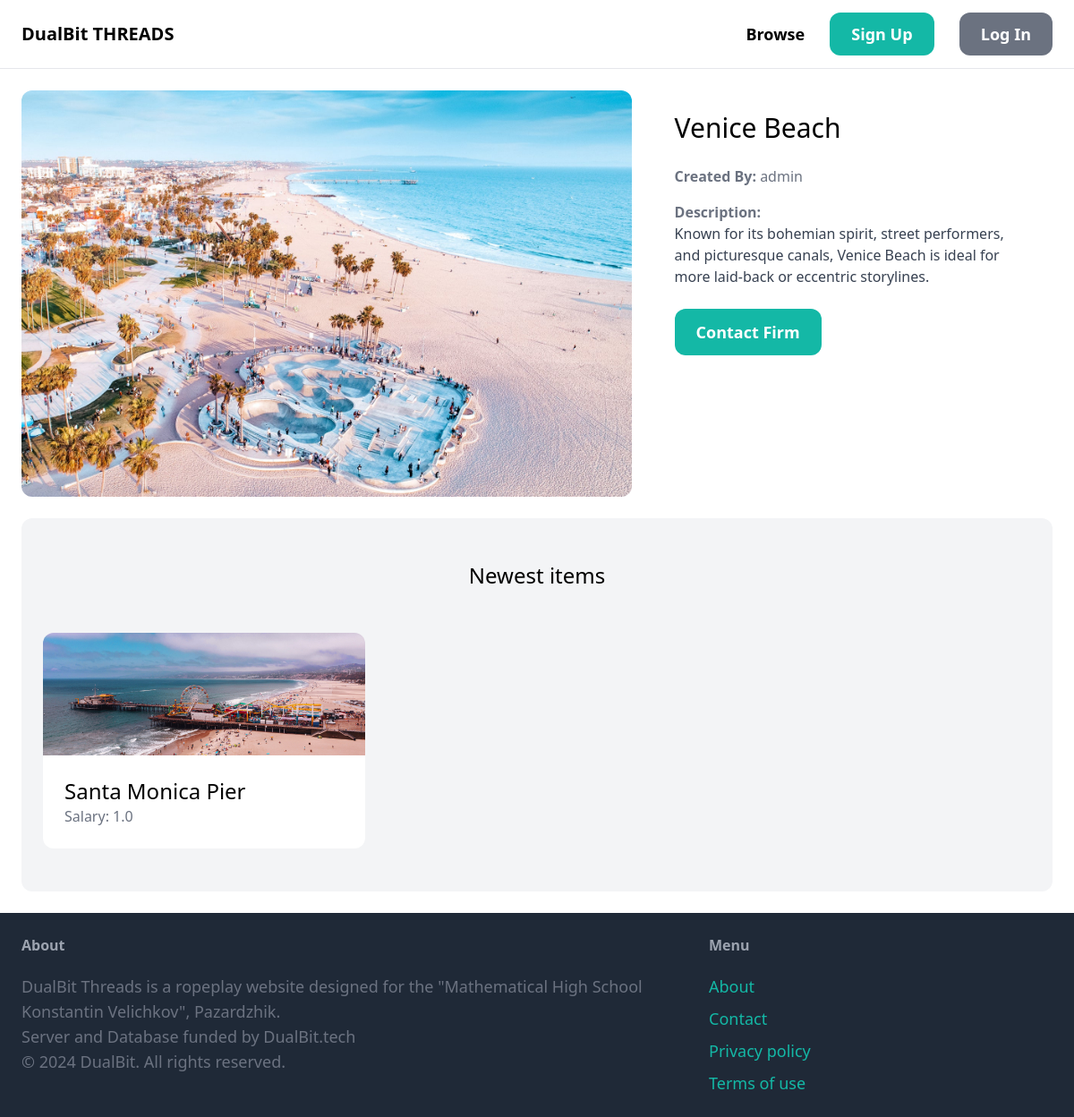
Page /items/10 on the committed database.
### item/models.py (models this page shows, shortened)
class Item(models.Model):
    category = models.ForeignKey(Category, related_name='items', on_delete=models.CASCADE)
    name = models.CharField(max_length=255)
    description = models.TextField(blank=True, null=True)
    salary = models.FloatField()
    image = models.ImageField(upload_to="item_images", blank=True, null=True)
    created_by = models.ForeignKey(User, related_name='items', on_delete=models.CASCADE)
    created_at = models.DateTimeField(auto_now_add=True)
    thread = models.ForeignKey('conversation.Thread', on_delete=models.SET_NULL, null=True, blank=True)

### item/views.py (the view)
# urls.py: path('<int:pk>', views.detail, name="detail"),
def detail(request, pk):
    item = get_object_or_404(Item, pk=pk)
    related_items = Item.objects.filter(category=item.category).exclude(pk=pk)[0:3]
    return render(request, 'item/detail.html', {
        'item': item,
        "related_items": related_items,
    })

### item/templates/item/detail.html (shortened to what this page needs)
{% extends 'core/base.html' %}
{% block content %}
<div class="grid grid-cols-5 gap-6">
    <div class="col-span-3">
        <img src="{{ item.image.url}}" class="rounded-xl">
    </div>
    <div class='col-span-2 p-6 bg-gray-1000 rounded-xl'>
        <h1 class="mb-6 text-3xl">{{ item.name }}</h1>
        <p class="mb-4 text-gray-500"><strong>Created By:</strong> {{ item.created_by.username}}</p>
        {% if item.description %}
        <p class="text-gray-700">
            <strong class="text-gray-500">Description:</strong></br>
            {{ item.description }}
        </p>
        {% endif %}
        <a href="{% url 'conversation:new' item.id%}" class="inline-block mt-6 px-6 py-3 text-lg font-semibold bg-teal-500 text-white rounded-xl hover:bg-teal-700">Contact Firm</a>
    </div>
</div>
    <div class='mt-6 px-6 py-12 bg-gray-100 rounded-xl'>
        <h2 class='mb-12 text-2xl text-center'>Newest items</h2>
        <div class="grid grid-cols-3 gap-3">
            {% for item in  related_items %}
                <div>
                    <a href="{% url 'item:detail' item.id %}">
                        <div>
                            <img src="{{ item.image.url }}" class="rounded-t-xl">
                        </div>
                        <div class="p-6 bg-white rounded-b-xl">
                            <h2 class="text-2xl">{{ item.name }}</h2>
                            <p class="text-gray-500">Salary: {{ item.salary }}</p>
                        </div>
                    </a>
                </div>
            {% endfor %}
        </div>
    </div>
</div>
{% endblock %}

### rows in the picture
Item: image (picture), name "Venice Beach", created_by.username "admin", description "Known for its bohemian spirit, street performers, and picturesque canals, Venice Beach is ideal for more laid-back or eccentric storylines."
Item: image (picture), name "Santa Monica Pier", salary "1.0"
